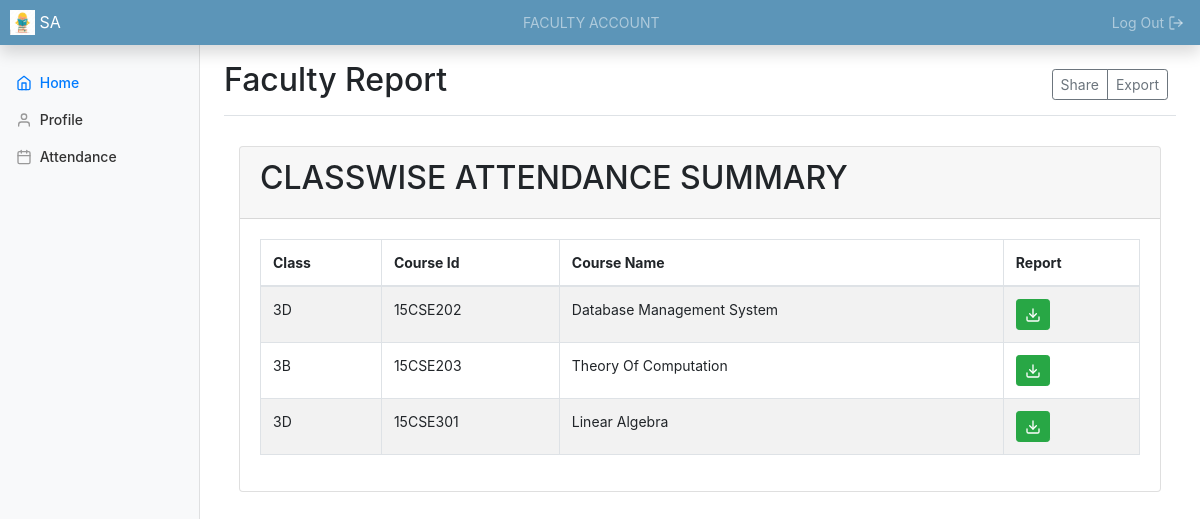
The app's page /faculty/F1212/ with its own data.
### login/models.py (models this page shows, shortened)
class Teache(models.Model):
    fac_id = models.ForeignKey(Faculty, on_delete=models.CASCADE)
    course_id = models.ForeignKey(Course, on_delete=models.CASCADE)
    class_id = models.ForeignKey(Class, on_delete=models.CASCADE)
    class Meta:
        unique_together = (("course_id", "class_id"),)

class Class(models.Model):
    class_id = models.CharField(max_length=20, primary_key=True)
    total_students = models.IntegerField(
        validators=[MinValueValidator(1), MaxValueValidator(100)]
    )

class Course(models.Model):
    course_id = models.CharField(max_length=20, primary_key=True)
    course_name = models.CharField(max_length=50)
    credits = models.IntegerField(
        validators=[MinValueValidator(1), MaxValueValidator(5)]
    )

### faculty/views.py (the view)
# urls.py: path("<str:pk>/", views.updatedindex, name='updatedindex'),
def updatedindex(request, *args, **kwargs):
    fac = kwargs.get("pk")
    dept = Department.objects.filter(dept_id=dep)
    faco = Faculty.objects.filter(fac_id=fac).first()
    teach = Teache.objects.filter(fac_id=fac)
    clas = []
    for i in teach:
        clas.append([i.class_id.class_id, i.course_id.course_id])
    return render(request, "updatedindex.html", {"clas": clas, "teach": teach, "fac":faco})

### templates/updatedindex.html (shortened to what this page needs)
{% load static %}
<!doctype html>
<html lang="en">
  <head>
<link href="{% static 'assets/dist/css/bootstrap.min.css' %}" rel="stylesheet">
    <link href="{% static 'css/dashboard.css' %}" rel="stylesheet">
  </head>
  <body>
    <nav class="navbar navbar-dark sticky-top flex-md-nowrap p-0 shadow" style="background-color: #5c95b8;">
  <a class="navbar-brand" href="#">
    <img src="{% static 'img/logo2.png' %}" width="25" height="25" class="d-inline-block align-top" alt="">
    SA
  </a>
  <nav class="navbar navbar-dark p-1">
  <span class="navbar-text">
    FACULTY ACCOUNT
  </span>
</nav>
  <ul class="navbar-nav px-3">
    <li class="nav-item text-nowrap">
      <a class="nav-link" href="{% url 'logout'  %}">Log Out <span data-feather="log-out"></a>
    </li>
  </ul>
</nav>
<div class="container-fluid">
  <div class="row">
    <nav id="sidebarMenu" class="col-md-3 col-lg-2 d-md-block bg-light sidebar collapse">
      <div class="sidebar-sticky pt-3">
        <ul class="nav flex-column">
          <li class="nav-item">
		  <a class="nav-link active" href="{% url 'updatedindex' fac.fac_id  %}">
              <span data-feather="home"></span>
              Home <span class="sr-only">(current)</span>
            </a>
          </li>
		  <li class="nav-item">
		  <a class="nav-link" href="{% url 'updatedprofile' fac.fac_id  %}">
              <span data-feather="user"></span>
              Profile
            </a>
          </li>
          <p>
          <a class="nav-link" data-toggle="collapse" data-target="#collapseExample" aria-expanded="true" aria-controls="collapseExample">
          <span data-feather="calendar"></span>
          Attendance
          </a>
          </p>
        </ul>
      </div>
    </nav>
    <main role="main" class="col-md-9 ml-sm-auto col-lg-10 px-md-4">
      <div class="d-flex justify-content-between flex-wrap flex-md-nowrap align-items-center pt-3 pb-2 mb-3 border-bottom">
        <h1 class="h2">Faculty Report</h1>
        <div class="btn-group mr-2 mb-md-0">
          <button type="button" class="btn btn-sm btn-outline-secondary">Share</button>
          <button type="button" class="btn btn-sm btn-outline-secondary">Export</button>
        </div>
      </div>
	  <div class="container" style="margin-top:30px">
  <div class="card">
   <div class="card-header">
      <div class="row">
        <div class="col-md-9"><h2>CLASSWISE ATTENDANCE SUMMARY</h2></div>
        <div class="col-md-3" text-align="right">
        </div>
      </div>
    </div>
    <div class="card-body">
     <div class="table-responsive">
         <table class="table table-striped table-bordered" id="student_table">
           <thead>
             <tr>
               <th>Class</th>
               <th>Course Id</th>
               <th>Course Name</th>
 			           <th>Report</th>
             </tr>
           </thead>
           <tbody>
             {% for i in teach %}
             <tr>
               <td>{{i.class_id.class_id}}</td>
               <td>{{i.course_id.course_id}}</td>
               <td>{{i.course_id.course_name}}</td>
               <td><form action="{% url 'fac_report' fac.fac_id  %}" method="POST">{% csrf_token %}<button type=submit name={{i.class_id.class_id}}${{i.course_id.course_id}} class="btn btn-success btn-sm"><span data-feather="download"></button></form></td>
             </tr>
             {% endfor %}
           </tbody>
         </table>
     </div>
    </div>
    </main>
  </div>
</div>
        <script src="{% static 'js/dashboard.js' %}"></script></body>
</html>

### static/css/dashboard.css (style rules this page uses)
body { font-size: .875rem; animation: fadeInAnimation ease-in-out 0.5s }
.feather { width: 16px; height: 16px; vertical-align: text-bottom; }
.sidebar { position: fixed; top: 0; bottom: 0; left: 0; z-index: 100; padding: 48px 0 0; box-shadow: inset -1px 0 0 rgba(0, 0, 0, .1); }
.sidebar-sticky { position: relative; top: 0; height: calc(100vh - 48px); padding-top: .5rem; overflow-x: hidden; overflow-y: auto; }
.sidebar .nav-link { font-weight: 500; color: #333; }
.sidebar .nav-link .feather { margin-right: 4px; color: #999; }
.sidebar .nav-link.active { color: #007bff; }
.sidebar .nav-link:hover .feather, .sidebar .nav-link.active .feather { color: inherit; }
.navbar-brand { padding: 10px 10px; font-size: 1rem; }

### records on screen
Teache: class_id.class_id "3D", course_id.course_id "15CSE202", course_id.course_name "Database Management System"
Teache: class_id.class_id "3B", course_id.course_id "15CSE203", course_id.course_name "Theory Of Computation"
Teache: class_id.class_id "3D", course_id.course_id "15CSE301", course_id.course_name "Linear Algebra"
